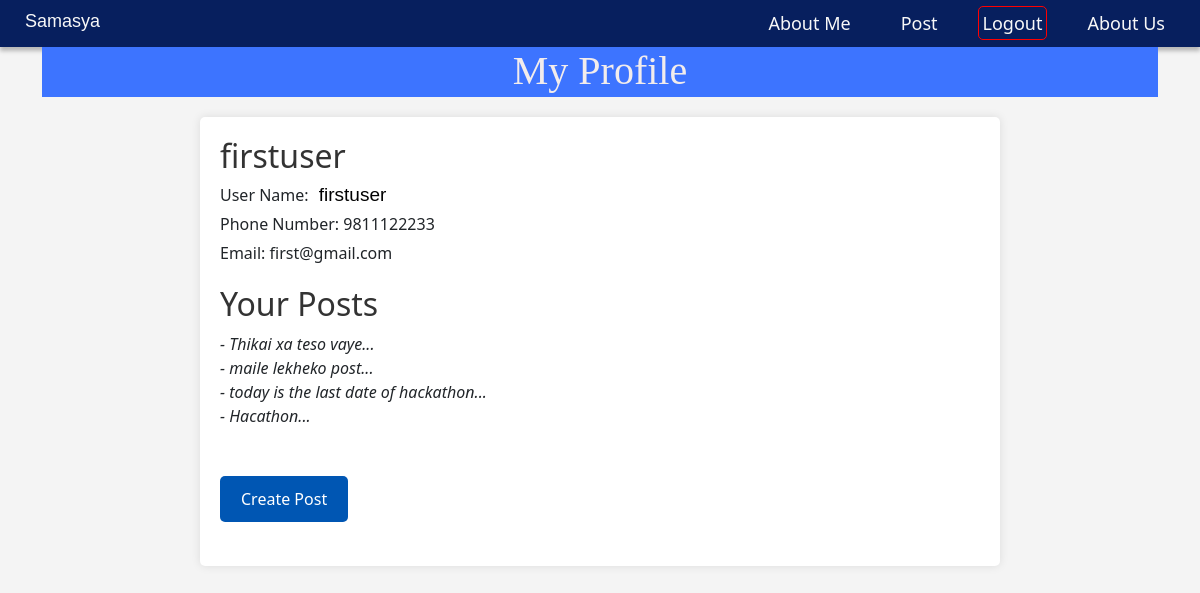
/profile/ (signed in), run on an earlier commit of the app's database.
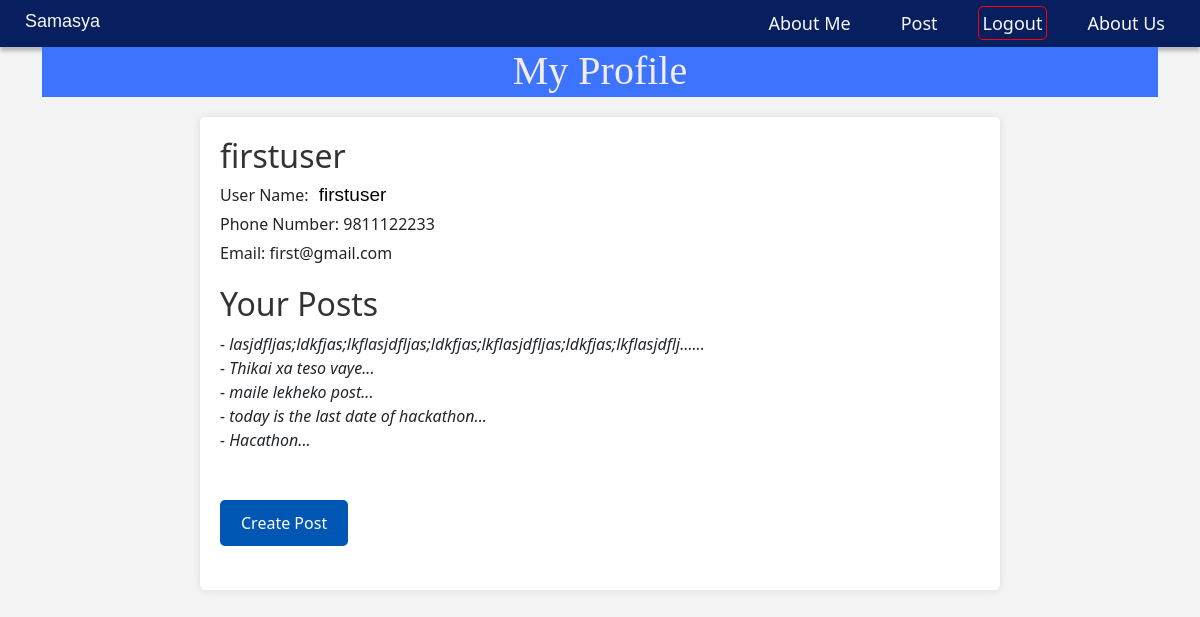
And on a later commit of the database.
### samasya/models.py (models this page shows, shortened)
class Post(models.Model):
    LEVEL_CHOICES = [
        ('national', 'National'),
        ('municipality', 'Municipality'),
        ('ward', 'Ward'),
    ]
    CATEGORY_CHOICES = [
        ('education', 'Education'),
        ('health', 'Health'),
        ('environment', 'Environment'),
        ('others', 'Others'),
    ]
    user = models.ForeignKey(User, on_delete = models.CASCADE, related_name = 'posts')
    text = models.TextField()
    level = models.CharField(max_length = 250, choices= LEVEL_CHOICES)
    category = models.CharField(max_length = 300, choices = CATEGORY_CHOICES)
    upvotes = models.IntegerField(default=0)
    created_at = models.DateTimeField(auto_now_add = True)

### samasya/views.py (the view)
# urls.py: path('profile/', views.profile_view, name ='profile'),
def profile_view(request):
    if request.user.is_authenticated:
        user_posts = Post.objects.filter(user=request.user).order_by('-created_at')
        return render(request, 'profile.html', {'posts':user_posts})
    return render(request, 'profile.html')

### templates/profile.html (shortened to what this page needs)
{% extends "base.html" %}
    {% block content %}
    <header>
      <h1>My Profile</h1>
    </header>
    <main>
      <div class="user-info">
        {% if request.user.is_authenticated %}
        <h2>{{user.username}}</h2>
        <p>User Name: <span class="username">{{user.username}}</span></p>
        <p>Phone Number:<span class="phonenumber"> {{user.customer.phone}}</span> </p>
          <p>Email: <span class="email">{{user.email}}</span> </p>
        </div>
        <h2>Your Posts</h2>
        {% if posts %}
          {% for post in posts %}
            <div class="ypost" style="font-style: italic; padding-bottom: 0px; margin-bottom: 0px;">
              - {{post.text|truncatechars:75}}...
        </div>
        {% endfor %}
        <br><br>
        <div><a href="{% url 'post' %}" class="btn">Create Post</a></div><br>
        {% else %}
        <p class="post" style="font-weight: bold;">You don't have any post yet!!!
      </p>
        {% endif %}
        {% endif %}
      </main>
      {% endblock content %}

What changed in the data, as far as the page shows it:
added Post: text "lasjdfljas;ldkfjas;lkflasjdfljas;ldkfjas;lkflasjdfljas;ldkfjas;lkflasjdflj…"
